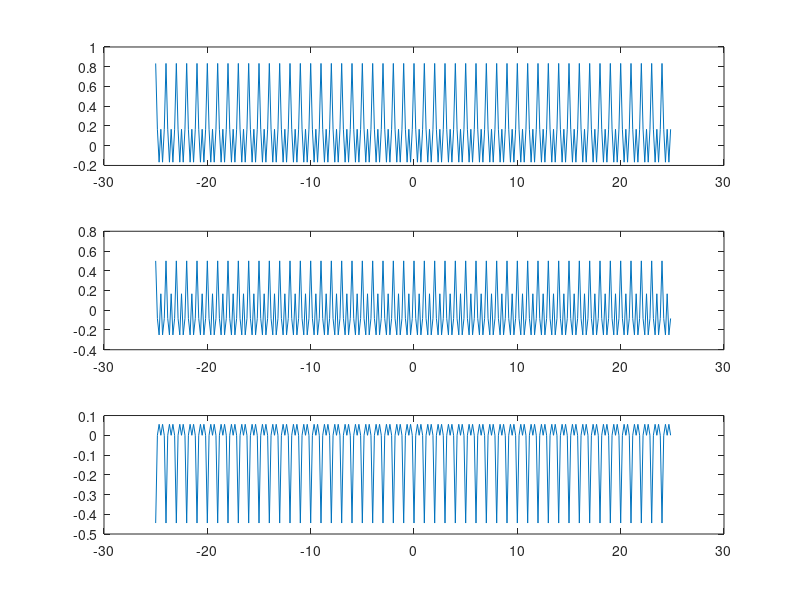

MATLAB code to generate this figure:
clc;    clear;

Fs = 50;
delta_w = 2 * pi * 10^9;
wc = 2 * pi * 10^10;
freq = (-3 : 1/Fs : 3 - 1/Fs) * delta_w;
dt = Fs / length(freq);
t = (-Fs/2 : dt : Fs/2 - dt);

A = (freq == (-2)*delta_w | freq == (-1)*delta_w | freq == 0 | freq == delta_w | freq == 2*delta_w);
%plot(freq, A);

a = ifftshift(ifft(ifftshift(A * Fs)));
subplot(3, 1, 1);
plot(t, a);

freq2 = (-3 + wc/delta_w : 1/Fs : 3 + wc/delta_w - 1/Fs) * delta_w;
A2 = (freq2 == (-2)*delta_w + wc | freq2 == (-1)*delta_w + wc | freq2 == wc | freq2 == delta_w + wc | freq2 == 2*delta_w + wc);
a2 = ifftshift(ifft(ifftshift(A2 * Fs)));
subplot(3, 1, 2);
plot(t, a2);

I = abs(a).^2;
I2 = abs(a2).^2;
subplot(3, 1, 3);
plot(t, I2 - I);
